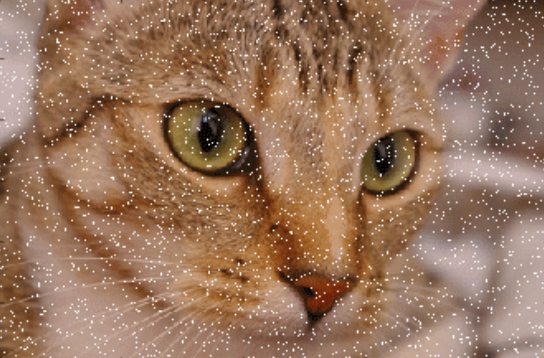
#> input picture 3.opencv/2.滤波操作和形态学操作/cat-noise.png, 544 x 358 px
$ jupyter execute '滤波和形态学操作.ipynb'   (shell and % lines are left out)
#> lines starting #> are read from the running program, lines starting #| are printed output that depends on the picture; after the words box and inside, x2 and y2 are one past the last pixel; in counts of white or black regions, pixels touching at a corner belong together
[cell 1]
import cv2
import matplotlib.pyplot as plt
import numpy as np
def show_img(img):
    cv2.imshow('test', img)
    cv2.waitKey(0)
    cv2.destroyAllWindows()
cat = cv2.imread('cat-noise.png')
#> cat is the input picture: shape (358, 544, 3); mean B, G, R 92.3, 116.4, 151.6
show_img(cat)

[cell 2]
# 均值滤波
cat_avg = cv2.blur(cat, (3,3))
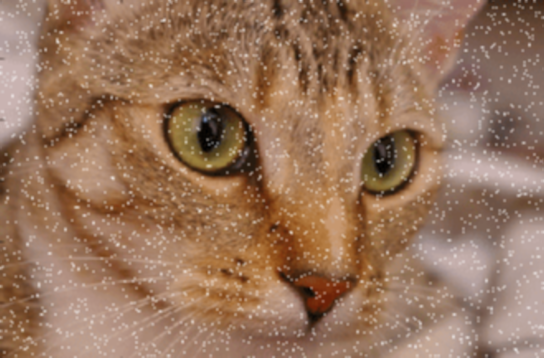
#> cat_avg: shape (358, 544, 3); mean B, G, R 92.3, 116.4, 151.6
res1 = np.hstack((cat,cat_avg))
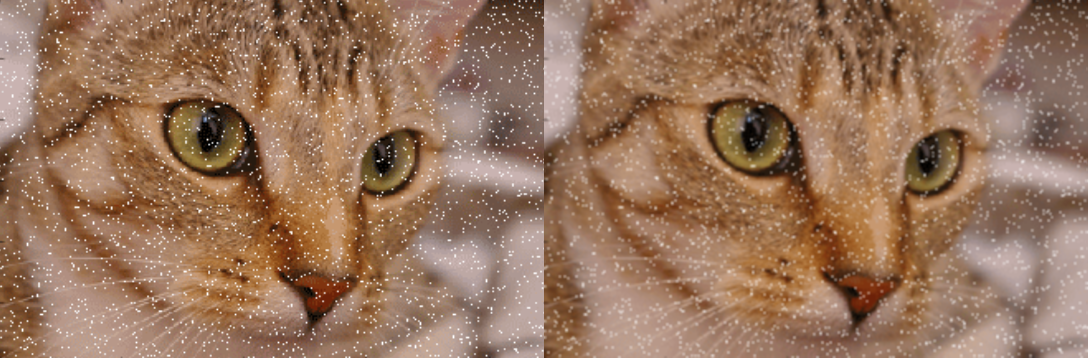
#> res1: shape (358, 1088, 3); mean B, G, R 92.3, 116.4, 151.6
show_img(res1)

[cell 3]
# Gauss滤波
cat_gaus_blur = cv2.GaussianBlur(cat, (5, 5), 1)
res2 = np.hstack((cat, cat_gaus_blur))
show_img(res2)

[cell 4]
cat_med_blur = cv2.medianBlur(cat, 7)
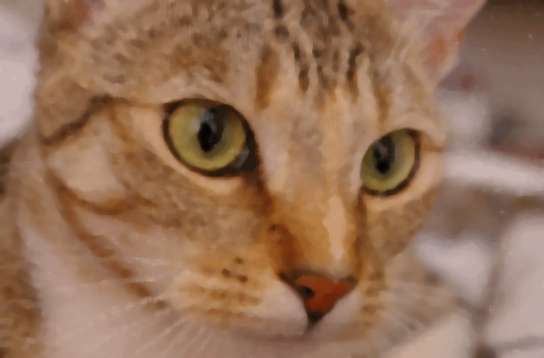
#> cat_med_blur: shape (358, 544, 3); mean B, G, R 87.8, 112.9, 149.5
res3 = np.hstack((cat, cat_med_blur))
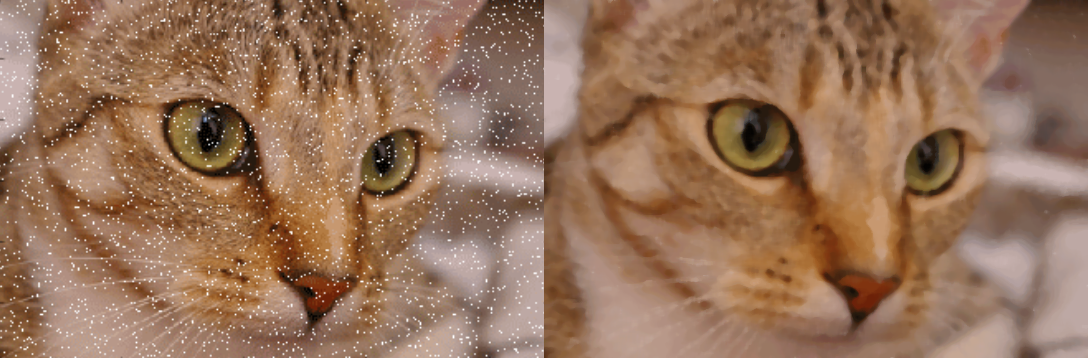
#> res3: shape (358, 1088, 3); mean B, G, R 90, 114.7, 150.6
show_img(res3)

[cell 5]
# 截断阈值 - 阈值操作
_, cat1 = cv2.threshold(cv2.cvtColor(cat, cv2.COLOR_BGR2GRAY), 127, 255, cv2.THRESH_TOZERO)
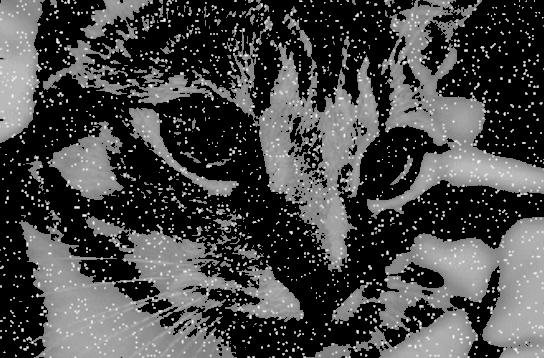
#> cat1: shape (358, 544); min 0, max 255, mean 71.1
show_img(cat1)

[cell 6]
gray_cat = cv2.cvtColor(cat, cv2.COLOR_BGR2GRAY)
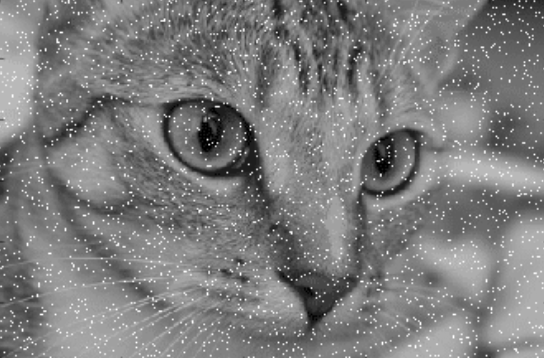
#> gray_cat: shape (358, 544); min 0, max 255, mean 124.2
show_img(gray_cat)
# 二值化
_, b_gray_cat = cv2.threshold(gray_cat, 127, 255, cv2.THRESH_BINARY)
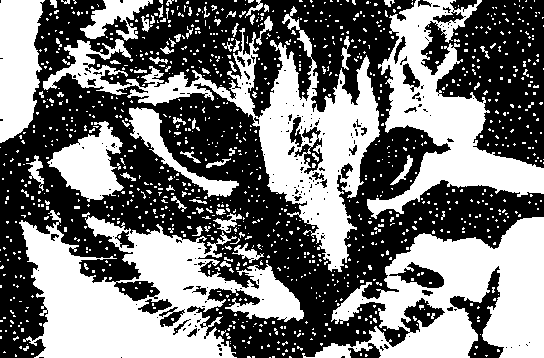
#> b_gray_cat: shape (358, 544); 46.6% white; 1141 white regions (1073 under 20 px), largest, box (x1, y1, x2, y2) and area: (19, 210, 304, 358) 21294, (43, 6, 380, 272) 18058, (302, 217, 544, 358) 17248
# 腐蚀
erode_cat = cv2.erode(b_gray_cat, np.ones((5,5), np.uint8), iterations=2)
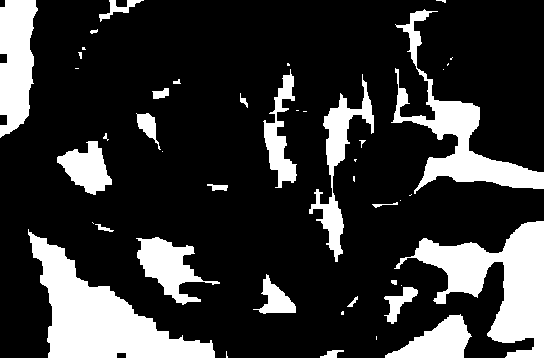
#> erode_cat: shape (358, 544); 20.8% white; 45 white regions (20 under 20 px), largest, box (x1, y1, x2, y2) and area: (28, 229, 215, 358) 9340, (394, 221, 544, 358) 8253, (391, 9, 544, 194) 5846
res = np.hstack((b_gray_cat, erode_cat))
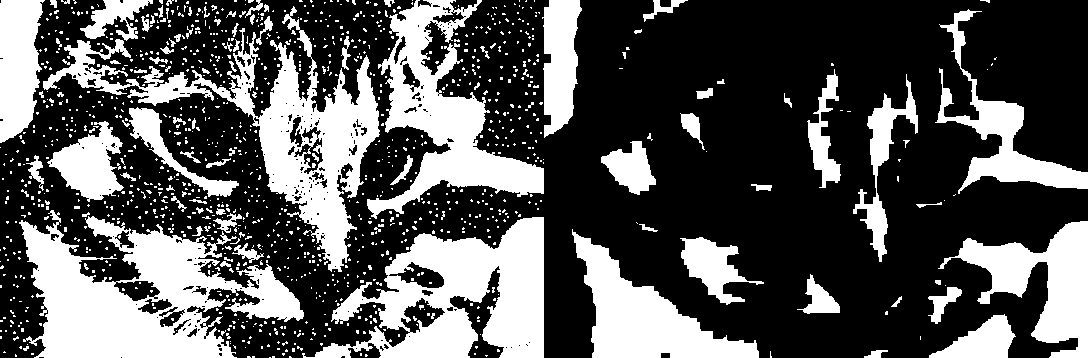
#> res: shape (358, 1088); 33.7% white; 1183 white regions (1090 under 20 px), largest, box (x1, y1, x2, y2) and area: (19, 210, 304, 358) 21294, (43, 6, 380, 272) 18058, (302, 217, 544, 358) 17248
show_img(res)

$ run again, with 3.opencv/2.滤波操作和形态学操作/lyf.png copied over 3.opencv/2.滤波操作和形态学操作/cat-noise.png
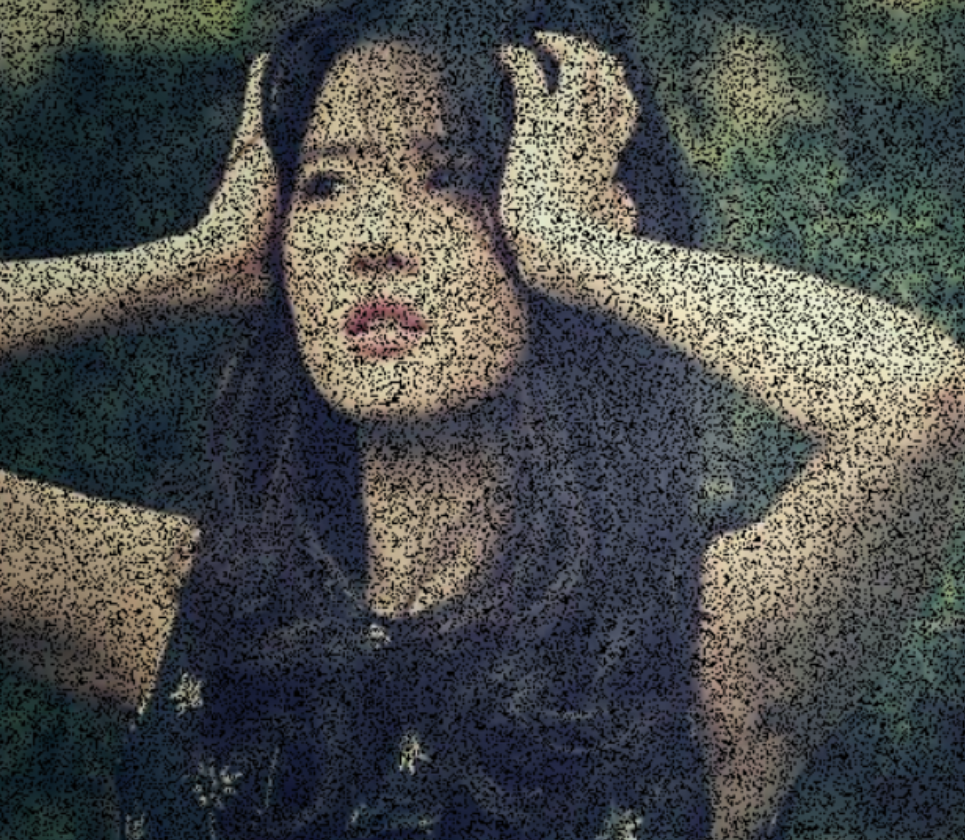
#> input picture 3.opencv/2.滤波操作和形态学操作/lyf.png, 965 x 840 px
#> cat is the input picture: shape (840, 965, 3); mean B, G, R 75.2, 76.3, 73.9
#> `_, b_gray_cat = cv2.threshold(gray_cat, 127, 255, cv2.THRESH_BINARY)`:
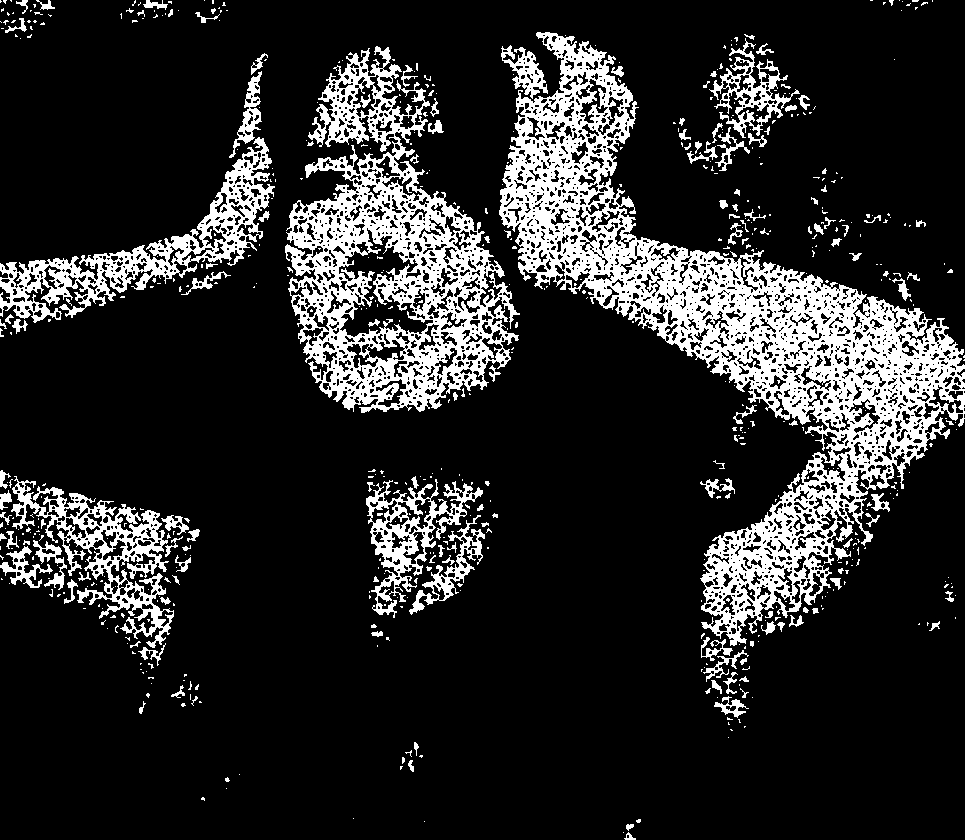
#> b_gray_cat: shape (840, 965); 16.5% white; 646 white regions (510 under 20 px), largest, box (x1, y1, x2, y2) and area: (499, 32, 965, 646) 62690, (285, 46, 520, 413) 31936, (0, 137, 275, 323) 9816
#> erode_cat: shape (840, 965); 0.01% white in thin lines or dots, all inside (x1, y1, x2, y2) = (178, 44, 896, 555)
#> `res = np.hstack((b_gray_cat, erode_cat))`:
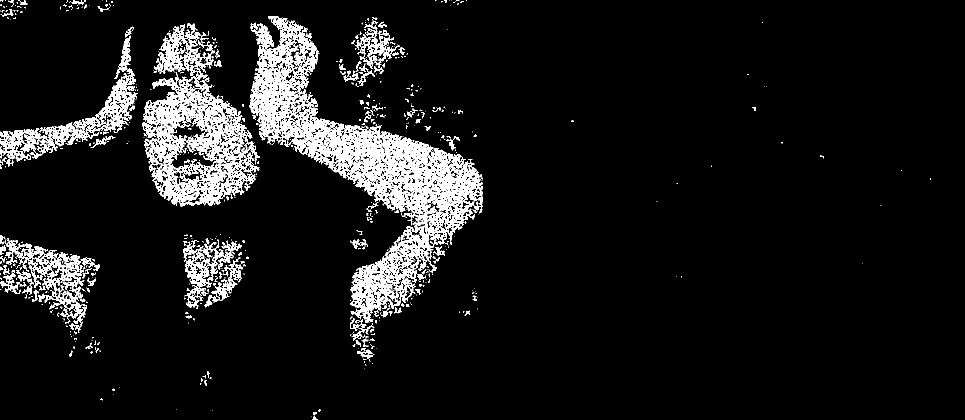
#> res: shape (840, 1930) (shown at 1/2 size); 8.2% white; 663 white regions (526 under 20 px), largest, box (x1, y1, x2, y2) and area: (499, 32, 965, 646) 62690, (285, 46, 520, 413) 31936, (0, 137, 275, 323) 9816
